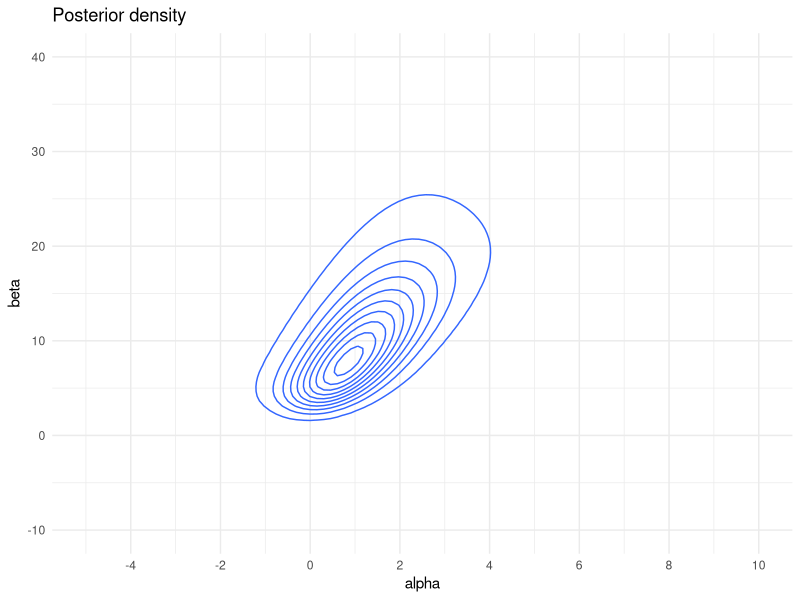
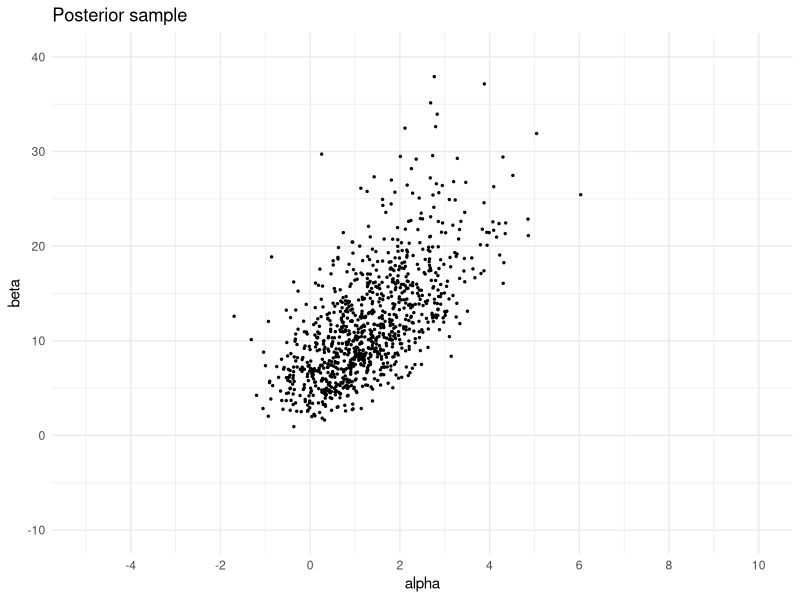
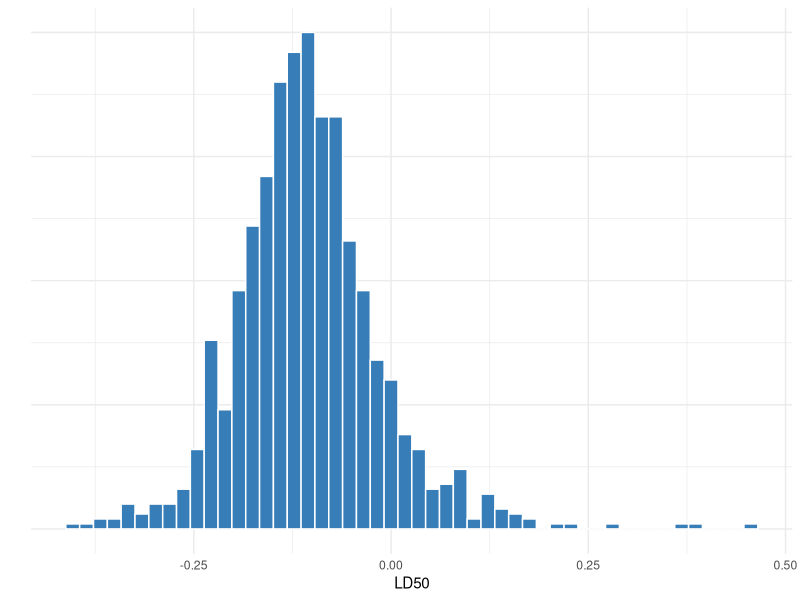

Write R code to recreate these figures, in order.
## ---- chunk 1
knitr::opts_chunk$set(echo = TRUE, comment = NA)
## ---- chunk 2
library(ggplot2)
library(dplyr)
## ---- chunk 3
d <- data.frame(log.dose=c(-0.86, -0.3, -0.05, 0.73),
                n_animals=c(5,5,5,5),
                n_deaths=c(0,1,3,5))
d %>% knitr::kable()
## ---- chunk 4
d <- data.frame(log.dose=c(rep(-0.86, 5), rep(-0.3,5), rep(-0.05,5), rep(0.73,5) ),
                death=c(rep(0,5), 1, rep(0,4), rep(1, 3), 0, 0, rep(1, 5)) )

fit <- glm(death ~ 1 + log.dose,
          data=d,
          family="binomial")

summary(fit)
## ---- chunk 5
d <- data.frame(log.dose = c(-0.86, -0.3, -0.05, 0.73),
                n.animals = c(5, 5, 5, 5),
                n.deaths = c(0, 1, 3, 5))


logit <- function(x) log(x / (1-x) )
## ---- chunk 6
log.lkhd <- function(alpha, beta) {
  lin <- alpha + beta * d$log.dose
  y <- d$n.deaths; n <- d$n.animals
  sum( y*(lin - log( 1 + exp(lin ) )) + ( n-y )*(-log(1 + exp(lin))) )
}
## ---- chunk 7
prior <- function(alpha, beta) {
  1
}
## ---- chunk 8
grid_size <- 100
alpha_seq <- seq(-5, 10, length.out=grid_size)
beta_seq <- seq(-10, 40, length.out=grid_size)

alpha_width <- alpha_seq[2] - alpha_seq[1]
beta_width <- beta_seq[2] - beta_seq[1]

post.grid <- expand.grid(alpha = alpha_seq, 
                         beta = beta_seq ) 

posterior.grid <- function(grid, prior_fun=prior) {
  grid %>%
  rowwise %>%
  mutate(loglkhd = log.lkhd(alpha, beta),
         prior = prior(alpha, beta)) %>%
  mutate(log.post = loglkhd + log(prior) ) %>%
  ungroup() %>%
  mutate(log.postm = log.post - max(log.post),
         un.post = exp(log.postm),
         # normalize the posterior
         post = un.post / sum(un.post)) %>%
    select(-log.postm, -un.post)
}
## ---- chunk 9
post.grid <- posterior.grid(post.grid)
## ---- chunk 10
mode <- max(post.grid$post)
breaks <- seq(0.05, 0.95, by=0.1) * mode

post.grid %>%
  ggplot(aes(x=alpha, y=beta, z=post)) + 
  stat_contour(breaks=breaks) +
  ylim(-10, 40) +
  scale_x_continuous(breaks=c(-4, -2, 0, 2, 4, 6, 8, 10), 
                     limits = c(-5, 10)) +
  theme_minimal() +
  labs(title="Posterior density")
## ---- chunk 11
marg.alpha <- post.grid %>%
  group_by(alpha) %>%
  summarise(post = sum(post)) %>%
  pull(post)
## ---- chunk 12
N <- 1000
alpha.sample <- sample(seq(-5, 10, length.out = 100), N, replace=T, prob=marg.alpha)
## ---- chunk 13
beta.sample <- c()
for(i in 1:N) {
  cond.beta <- post.grid %>%
    filter(alpha == alpha.sample[i]) %>%
    mutate(post = post / sum(post)) %>%
    pull(post)
  bsamp <- sample(seq(-10, 40, length.out = 100), 1, prob=cond.beta)
  beta.sample[i] <- bsamp
}
## ---- chunk 14
alpha.sample <- alpha.sample + runif(N, min = 0 - alpha_width/2,
                                        max = 0 + alpha_width/2)
beta.sample <- beta.sample + runif(N, min = 0 - beta_width/2, 
                                      max = 0 + beta_width/2 )
## ---- chunk 15
extract.sample <- function(post.grid, N=1000) {
  marg.alpha <- post.grid %>%
  group_by(alpha) %>%
  summarise(post = sum(post)) %>%
  pull(post)
  
  alpha.sample <- sample(seq(-5, 10, length.out = 100), N, replace=T, prob=marg.alpha)
  beta.sample <- c()
  for(i in 1:N) {
    cond.beta <- post.grid %>%
      filter(alpha == alpha.sample[i]) %>%
      mutate(post = post / sum(post)) %>%
      pull(post)
    bsamp <- sample(seq(-10, 40, length.out = 100), 1, prob=cond.beta)
    beta.sample[i] <- bsamp
  }
  alpha.sample <- alpha.sample + runif(N, min = 0 - alpha_width/2,
                                        max = 0 + alpha_width/2)
  beta.sample <- beta.sample + runif(N, min = 0 - beta_width/2, 
                                      max = 0 + beta_width/2 )
  
  data.frame(alpha = alpha.sample,
           beta = beta.sample)
}
## ---- chunk 16
post.sample <- extract.sample(post.grid)

post.sample %>%
  ggplot(aes(x=alpha, y=beta)) +
  geom_point(size=0.5) +
  ylim(-10, 40) +
  scale_x_continuous(breaks=c(-4, -2, 0, 2, 4, 6, 8, 10), 
                     limits = c(-5, 10)) +
  theme_minimal() +
  labs(title="Posterior sample")
## ---- chunk 17
mean(post.sample$beta > 0)
## ---- chunk 18
post.sample %>%
  mutate( LD50 = - alpha / beta) %>%
  ggplot(aes(x=LD50)) + 
  geom_histogram(bins=50, 
                 fill="#377EB8", col="white") +
  scale_y_continuous(labels = NULL, name="") +
  theme_minimal()
